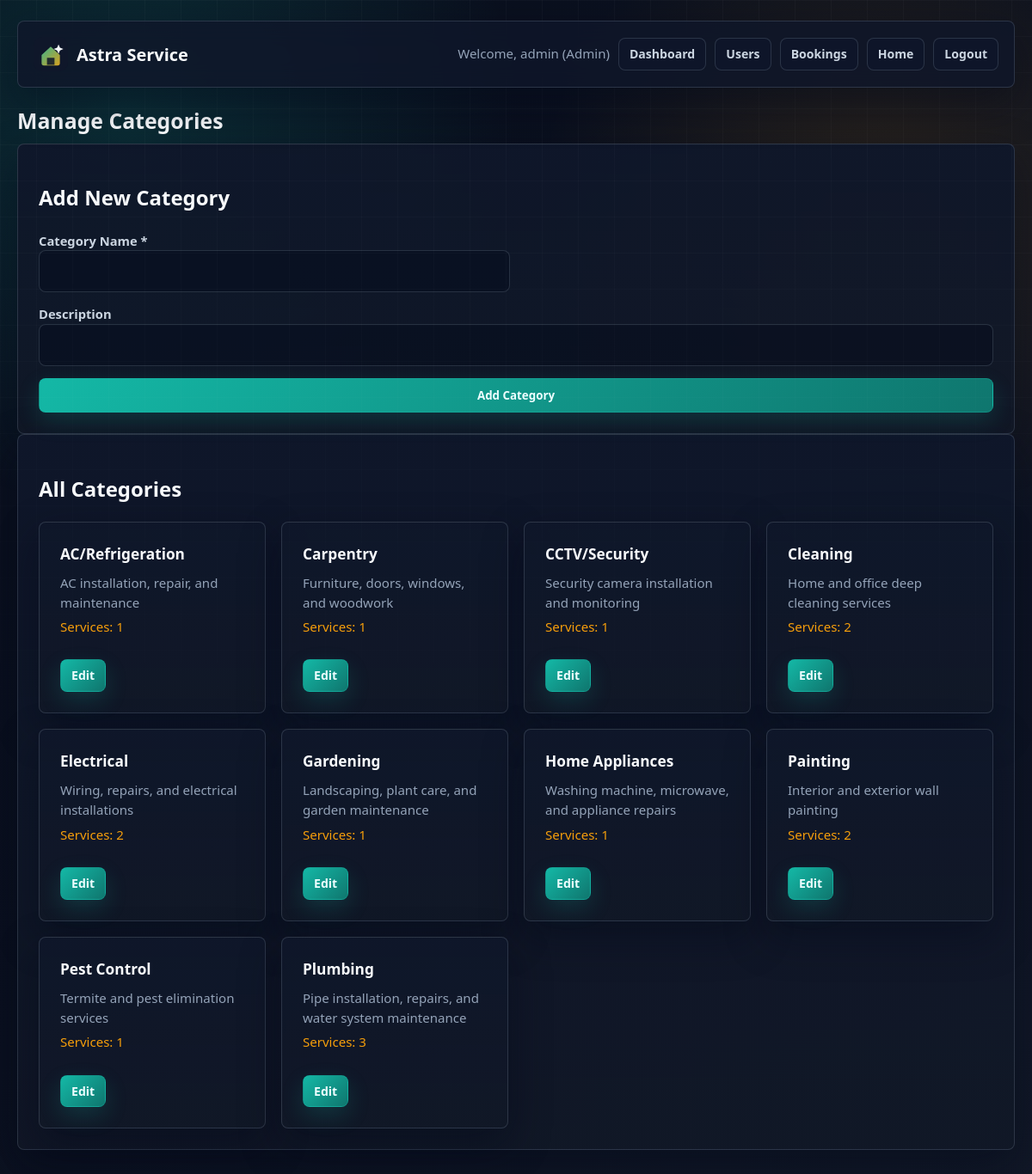
/admin/manage_categories.php (signed in), run on the app's committed database.
### tables this page shows
CREATE TABLE categories (
    id INT AUTO_INCREMENT PRIMARY KEY,
    name VARCHAR(100) NOT NULL UNIQUE,
    description VARCHAR(255) DEFAULT NULL
);

### admin/manage_categories.php (the view, shortened to what this page needs)
<?php
$conn = getDbConnection();
$editCategory = null;
$categories = [];
$result = $conn->query("
    SELECT c.id, c.name, c.description, COUNT(s.id) AS service_count
    FROM categories c
    LEFT JOIN services s ON c.name = s.category
    GROUP BY c.id, c.name, c.description
    ORDER BY c.name ASC
");
if ($result) {
    while ($row = $result->fetch_assoc()) {
        $categories[] = $row;
    }
}
?>
<?php include '../shared/header.php'; ?>
    <h1 class="h1" style="margin-top: 20px;">Manage Categories</h1>
    <div class="card">
        <h2 class="h2"><?php echo $editCategory ? 'Edit Category' : 'Add New Category'; ?></h2>
        <form method="POST" class="form">
            <div class="form-grid">
                <div>
                    <label class="label">Category Name *</label>
                    <input type="text" name="category_name" required value="<?php echo $editCategory ? htmlspecialchars($editCategory['name']) : ''; ?>">
                </div>
                <div class="form-full">
                    <label class="label">Description</label>
                    <input type="text" name="category_description" value="<?php echo $editCategory ? htmlspecialchars($editCategory['description'] ?? '') : ''; ?>">
                </div>
            </div>
            <button type="submit" name="<?php echo $editCategory ? 'btn_update_category' : 'btn_add_category'; ?>" class="btn">
                <?php echo $editCategory ? 'Update Category' : 'Add Category'; ?>
            </button>
        </form>
    </div>
    <div class="card">
        <h2 class="h2">All Categories</h2>
        <?php if (empty($categories)): ?>
            <p class="small">No categories found.</p>
        <?php else: ?>
            <div class="grid">
                <?php foreach ($categories as $category): ?>
                    <div class="card provider-card">
                        <div>
                            <div class="title"><?php echo htmlspecialchars($category['name']); ?></div>
                            <?php if ($category['description']): ?>
                                <div class="small"><?php echo htmlspecialchars($category['description']); ?></div>
                            <?php endif; ?>
                            <div class="small" style="margin-top: 5px; color: var(--accent-2);">Services: <?php echo intval($category['service_count']); ?></div>
                        </div>
                        <div class="card-actions">
                            <a href="manage_categories.php?edit=<?php echo intval($category['id']); ?>" class="btn btn-sm">Edit</a>
                        </div>
                    </div>
                <?php endforeach; ?>
            </div>
        <?php endif; ?>
    </div>
<?php include '../shared/footer.php'; ?>

### assets/css/style.css (style rules this page uses)
:root { --bg: #0b1120; --bg-soft: #111827; --surface: rgba(15, 23, 42, 0.9); --surface-2: #162033; --surface-3: #1f2937; --text: #f8fafc; --text-secondary: #cbd5e1; --muted: #94a3b8; --border: rgba(148, 163, 184, 0.22); --accent: #14b8a6; --accent-2: #f59e0b; --accent-3: #38bdf8; --accent-dark: #0f766e; --success: #22c55e; --warning: #f59e0b; --danger: #ef4444; --shadow: rgba(2, 6, 23, 0.42); --radius: 8px; }
* { box-sizing: border-box; }
html, body { min-height: 100%; margin: 0; }
body { font-family: "Segoe UI", Arial, sans-serif; color: var(--text); background: radial-gradient(circle at 12% 10%, rgba(20, 184, 166, 0.18), transparent 28%), radial-gradient(circle at 85% 18%, rgba(245, 158, 11, 0.13), transparent 26%), linear-gradient(135deg, #090f1d 0%, var(--bg) 48%, #111827 100%); line-height: 1.55; }
body::before { content: ""; position: fixed; inset: 0; pointer-events: none; background-image: linear-gradient(rgba(255, 255, 255, 0.035) 1px, transparent 1px), linear-gradient(90deg, rgba(255, 255, 255, 0.035) 1px, transparent 1px); background-size: 42px 42px; mask-image: linear-gradient(to bottom, rgba(0, 0, 0, 0.75), transparent 72%); }
a { color: var(--accent-3); text-decoration: none; transition: color 0.2s ease, border-color 0.2s ease, transform 0.2s ease; }
.card { border: 1px solid var(--border); border-radius: var(--radius); background: linear-gradient(180deg, rgba(15, 23, 42, 0.96), rgba(17, 24, 39, 0.9)); box-shadow: 0 18px 48px var(--shadow); padding: 24px; }
.grid, .card-container { display: grid; grid-template-columns: repeat(auto-fit, minmax(240px, 1fr)); gap: 18px; }
.h1 { margin: 0 0 12px; font-size: clamp(1.55rem, 2vw, 2.15rem); line-height: 1.15; letter-spacing: 0; }
.small, .text-muted { color: var(--muted); font-size: 0.94rem; }
.title, .card .title { margin: 0 0 8px; color: var(--text); font-weight: 800; font-size: 1.08rem; }
.btn { display: inline-flex; align-items: center; justify-content: center; gap: 8px; min-height: 40px; padding: 10px 16px; border: 1px solid rgba(20, 184, 166, 0.35); border-radius: var(--radius); background: linear-gradient(135deg, var(--accent), var(--accent-dark)); color: #ecfeff; cursor: pointer; font-weight: 800; font-family: inherit; text-decoration: none; box-shadow: 0 10px 26px rgba(20, 184, 166, 0.18); transition: transform 0.2s ease, box-shadow 0.2s ease, border-color 0.2s ease, background 0.2s ease; }
.btn-sm { min-height: 34px; padding: 7px 12px; font-size: 0.88rem; }
.form { display: grid; gap: 14px; }
.form-grid { display: grid; grid-template-columns: repeat(2, minmax(0, 1fr)); gap: 14px; }
.form-full { grid-column: 1 / -1; }
.form input[type="text"], .form input[type="email"], .form input[type="password"], .form input[type="tel"], .form select, .form textarea, .search-input { width: 100%; min-height: 44px; padding: 11px 13px; border: 1px solid var(--border); border-radius: var(--radius); background: rgba(2, 6, 23, 0.35); color: var(--text); font: inherit; outline: none; }
.label, .form-group label { display: block; color: var(--text-secondary); font-weight: 700; font-size: 0.92rem; }
.actions, .card-actions, .form-actions { display: flex; gap: 10px; flex-wrap: wrap; margin-top: 16px; }
.provider-card { display: grid; gap: 10px; }

### data on the page
categories: name "AC/Refrigeration", description "AC installation, repair, and maintenance", service_count "1"
categories: name "Carpentry", description "Furniture, doors, windows, and woodwork", service_count "1"
categories: name "CCTV/Security", description "Security camera installation and monitoring", service_count "1"
categories: name "Cleaning", description "Home and office deep cleaning services", service_count "2"
categories: name "Electrical", description "Wiring, repairs, and electrical installations", service_count "2"
categories: name "Gardening", description "Landscaping, plant care, and garden maintenance", service_count "1"
categories: name "Home Appliances", description "Washing machine, microwave, and appliance repairs", service_count "1"
categories: name "Painting", description "Interior and exterior wall painting", service_count "2"
categories: name "Pest Control", description "Termite and pest elimination services", service_count "1"
categories: name "Plumbing", description "Pipe installation, repairs, and water system maintenance", service_count "3"

### other printed values
getCurrentUsername() "admin"
getCurrentUserRole() "Admin"
